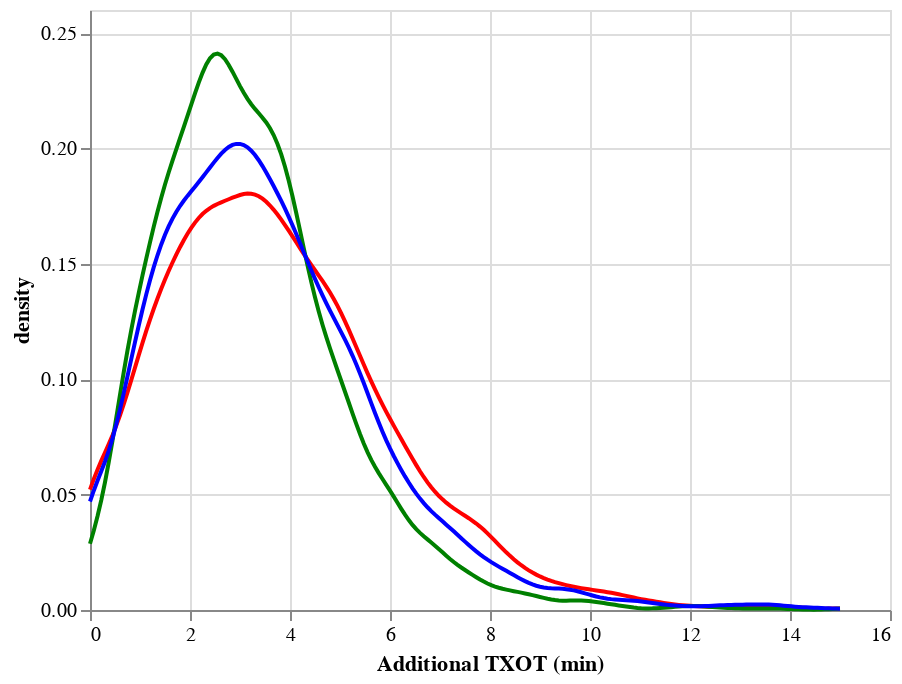

The notebook cell this image was saved under:
### Code cell
avg_cols = [
    "avg_delay_30min",
    "avg_delay_30min_all_trajs",
]
datachart = dep_arr_df_12.query("mvt_type=='DEP'")[avg_cols]

avg_delay_30min_chart = (
    alt.Chart(datachart.dropna())
    .transform_density("avg_delay_30min", extent=[0, 15])
    .mark_line(color="red")
    .encode(alt.X("value:Q"), alt.Y("density:Q"))
)
avg_delay_30min_all_trajs_chart = (
    alt.Chart(datachart.dropna())
    .transform_density("avg_delay_30min_all_trajs", extent=[0, 15])
    .mark_line(color="green")
    .encode(alt.X("value:Q"), alt.Y("density:Q"))
)

datachart = dep_arr_df_14.query("mvt_type=='DEP'")[avg_cols]

new_avg_delay_30min_chart = (
    alt.Chart(datachart.dropna())
    .transform_density("avg_delay_30min", extent=[0, 15])
    .mark_line(color="blue")
    .encode(alt.X("value:Q", title="Additional TXOT (min)"), alt.Y("density:Q"))
)
(avg_delay_30min_chart + avg_delay_30min_all_trajs_chart + new_avg_delay_30min_chart)

### Figure 1 — Vega-Lite specification as saved in the notebook (floating-point values rounded to 4 significant figures; data arrays with more than 128 entries replaced by an {"elided": "..."} marker saying what was removed)
{"config": {"view": {"continuousWidth": 400, "continuousHeight": 300}}, "layer": [{"data": {"name": "data-1842a19537aff8eaded22c9cc15b368e"}, "mark": {"type": "line", "color": "red"}, "encoding": {"x": {"type": "quantitative", "field": "value"}, "y": {"type": "quantitative", "field": "density"}}, "transform": [{"density": "avg_delay_30min", "extent": [0, 15]}]}, {"data": {"name": "data-1842a19537aff8eaded22c9cc15b368e"}, "mark": {"type": "line", "color": "green"}, "encoding": {"x": {"type": "quantitative", "field": "value"}, "y": {"type": "quantitative", "field": "density"}}, "transform": [{"density": "avg_delay_30min_all_trajs", "extent": [0, 15]}]}, {"data": {"name": "data-d49df9559fed0f172a03d025f74215ed"}, "mark": {"type": "line", "color": "blue"}, "encoding": {"x": {"type": "quantitative", "field": "value", "title": "Additional TXOT (min)"}, "y": {"type": "quantitative", "field": "density"}}, "transform": [{"density": "avg_delay_30min", "extent": [0, 15]}]}], "$schema": "https://vega.github.io/schema/vega-lite/v4.8.1.json", "datasets": {"data-1842a19537aff8eaded22c9cc15b368e": {"elided": "8587 records"}, "data-d49df9559fed0f172a03d025f74215ed": {"elided": "12810 records"}}}
